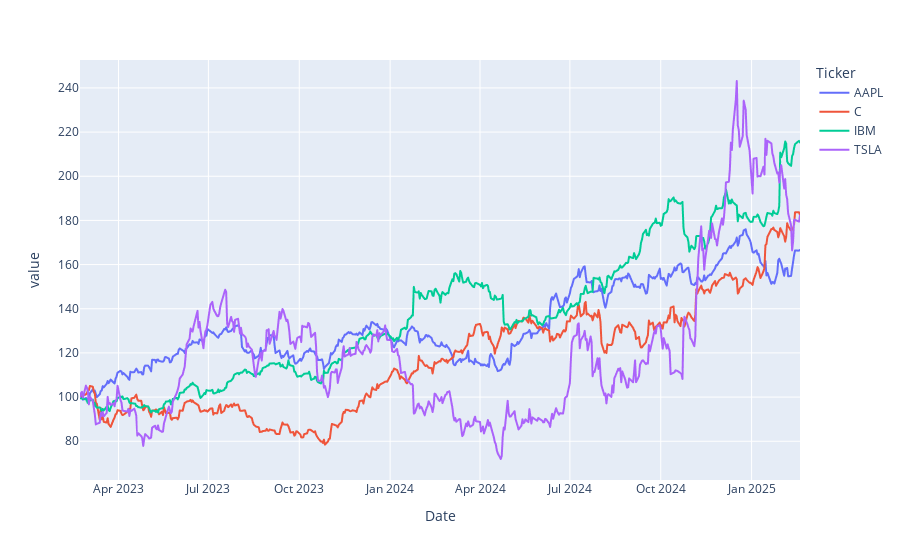

The cell this chart's notebook holds for it:
### Code cell
norm.plot()

### Figure 1 — Plotly figure (JSON) as saved in the notebook; plotly's stock layout.template omitted (floating-point values rounded to 4 significant figures; data arrays with more than 128 entries replaced by an {"elided": "..."} marker saying what was removed)
{"data": [{"hovertemplate": "Ticker=AAPL<br>Date=%{x}<br>value=%{y}<extra></extra>", "legendgroup": "AAPL", "line": {"color": "#636efa", "dash": "solid"}, "marker": {"symbol": "circle"}, "mode": "lines", "name": "AAPL", "showlegend": true, "type": "scattergl", "x": {"elided": "501 str values"}, "xaxis": "x", "y": {"elided": "501 float values"}, "yaxis": "y"}, {"hovertemplate": "Ticker=C<br>Date=%{x}<br>value=%{y}<extra></extra>", "legendgroup": "C", "line": {"color": "#EF553B", "dash": "solid"}, "marker": {"symbol": "circle"}, "mode": "lines", "name": "C", "showlegend": true, "type": "scattergl", "x": {"elided": "501 str values"}, "xaxis": "x", "y": {"elided": "501 float values"}, "yaxis": "y"}, {"hovertemplate": "Ticker=IBM<br>Date=%{x}<br>value=%{y}<extra></extra>", "legendgroup": "IBM", "line": {"color": "#00cc96", "dash": "solid"}, "marker": {"symbol": "circle"}, "mode": "lines", "name": "IBM", "showlegend": true, "type": "scattergl", "x": {"elided": "501 str values"}, "xaxis": "x", "y": {"elided": "501 float values"}, "yaxis": "y"}, {"hovertemplate": "Ticker=TSLA<br>Date=%{x}<br>value=%{y}<extra></extra>", "legendgroup": "TSLA", "line": {"color": "#ab63fa", "dash": "solid"}, "marker": {"symbol": "circle"}, "mode": "lines", "name": "TSLA", "showlegend": true, "type": "scattergl", "x": {"elided": "501 str values"}, "xaxis": "x", "y": {"elided": "501 float values"}, "yaxis": "y"}], "layout": {"legend": {"title": {"text": "Ticker"}, "tracegroupgap": 0}, "margin": {"t": 60}, "xaxis": {"anchor": "y", "domain": [0, 1], "title": {"text": "Date"}}, "yaxis": {"anchor": "x", "domain": [0, 1], "title": {"text": "value"}}}}
